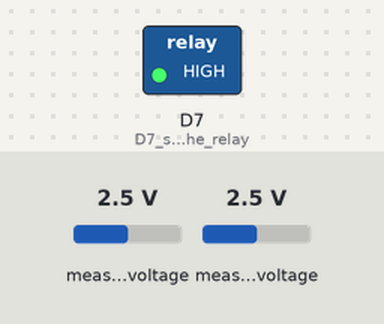
This sketch was run on a simulated ESP8266 (Wemos D1 mini). On the bench: switched loads named in the sketch (green lamp = pin HIGH). The inputs (shaded band) are chosen by the test bench; at power-on: measured voltage 2.5 V. WiFi joins after 1.5 s; servers stay silent unless stated; no MQTT or app messages arrive unless stated; what the sketch prints to the serial monitor is not drawn. At 2.3 s the program puts the board to deep sleep or switches it off; the recording ends there.

Above: at 0.21 s.
Timing chart, 0 to 1.9 s (numbered marks = the images above):
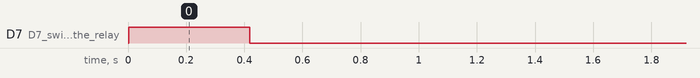

Measured:
- by itself, D7 (D7_switches_the_relay): LOW → HIGH at 0.00 s, → LOW 0.42 s later

The sketch:

Sensor04-Truebner-SMT50.ino
```cpp
#include <Wire.h>
#include <ESP8266WiFi.h>
#include <PubSubClient.h>
#include <Adafruit_ADS1015.h>

// Update these with values suitable for your network.
const char* ssid = "xxxxxx";
const char* password = "yyyyyyyy";
const char* mqtt_server = "192.168.178.37";

// DS-Intervall is one minute in Mikroseconds, needed for the calculation of the Deep Sleep between measurements
const uint32_t DS_Intervall = 60*1000000;
// Minuten is the Deep Sleep-time between measurements
uint32_t Minuten = 30;

// The ESP8266 RTC memory is arranged into blocks of 4 bytes. The access methods read and write 4 bytes at a time,
// so the RTC data structure should be padded to a 4-byte multiple.
struct {
  uint32_t crc32;   // 4 bytes
  uint8_t channel;  // 1 byte,   5 in total
  uint8_t bssid[6]; // 6 bytes, 11 in total
  uint8_t padding;  // 1 byte,  12 in total
} rtcData;

// or use this for debugging purposes: 3 minutes
//const uint32_t DS_Intervall = 3*60*1000000;

//  define object for the handling of the ADC-chip
Adafruit_ADS1115 ads(0x48);     // Use this for the 16-bit version

// define object for the WiFi-communication
WiFiClient espClient;

// define object for MQTT-communication to the server
PubSubClient client(espClient);

// configure the internal ADC to monitor the 3.3V-powersupport
ADC_MODE(ADC_VCC);

void setup_wifi() {

// Use Wifi.config to manually configure the network.
// static address configuration. You can leave these out and use DHCP by using WiFi.begin() instead of WiFi.config
  IPAddress ip(192, 168, 178, 57);
  IPAddress gateway(192, 168, 178, 1);
  IPAddress subnet(255, 255, 255, 0);
  //IPAddress dns(192, 168, 178, 1);
  WiFi.config(ip, gateway, subnet);  // we work locally and don't need DNS
  //WiFi.config(ip, dns, gateway, subnet); // use this in case you use an external MQTT-service

// Bring up the WiFi connection
  WiFi.forceSleepWake();
  delay( 1 );
  WiFi.mode( WIFI_STA );

// Try to read WiFi settings from RTC memory
  bool rtcValid = false;
  if( ESP.rtcUserMemoryRead( 0, (uint32_t*)&rtcData, sizeof( rtcData ) ) ) {
  // Calculate the CRC of what we just read from RTC memory, but skip the first 4 bytes as that's the checksum itself.
    uint32_t crc = calculateCRC32( ((uint8_t*)&rtcData) + 4, sizeof( rtcData ) - 4 );
    if( crc == rtcData.crc32 ) {
      rtcValid = true;
    }
  }

// We start by connecting to a WiFi network
  Serial.print("Connecting to ");
  Serial.println(ssid);
  if( rtcValid ) {
    // The RTC data was good, make a quick connection
    Serial.println("connecting with data from rtc memory");
    WiFi.begin(ssid,password, rtcData.channel, rtcData.bssid, true );
  }
  else {
    // The RTC data was not valid, so make a regular connection
    Serial.println("connecting fresh, just SSID and password");
    WiFi.begin(ssid,password);
  }


  int retries = 0;
  int wifiStatus = WiFi.status();
  while( wifiStatus != WL_CONNECTED ) {
    retries++;
    if( retries == 100 ) {
      // Quick connect is not working, reset WiFi and try regular connection
      Serial.println("Changing strategy, attemting fresh connection");
      WiFi.disconnect();
      delay( 10 );
      WiFi.forceSleepBegin();
      delay( 10 );
      WiFi.forceSleepWake();
      delay( 10 );
      WiFi.begin(ssid,password);
    }
    if( retries == 600 ) {
      // Giving up after 30 seconds and going back to sleep
      Serial.println("Giving up after 30 seconds without success");
      WiFi.disconnect( true );
      delay( 1 );
      WiFi.mode( WIFI_OFF );
      ESP.deepSleep( Minuten * DS_Intervall, WAKE_RF_DISABLED );
      return; // Not expecting this to be called, the previous call will never return.
    }
    delay( 50 );
    wifiStatus = WiFi.status();
  }
  Serial.println("");
  Serial.println("WiFi connected");
  Serial.println("IP address: ");
  Serial.println(WiFi.localIP());
  rtcData.channel = WiFi.channel();
  memcpy( rtcData.bssid, WiFi.BSSID(), 6 ); // Copy 6 bytes of BSSID (AP's MAC address)
  rtcData.crc32 = calculateCRC32( ((uint8_t*)&rtcData) + 4, sizeof( rtcData ) - 4 );
  ESP.rtcUserMemoryWrite( 0, (uint32_t*)&rtcData, sizeof( rtcData ) );

} // end of setup_wifi

void callback(char* topic, byte* payload, unsigned int length) {

  Serial.print("Message arrived [");
  Serial.print(topic);
  Serial.print("] ");
  for (int i = 0; i < length; i++) {
    Serial.print((char)payload[i]);
  }
  String payloadname = String((char*)topic);
  if (payloadname == "Sensoren/Sensor03/Intervall") {
    payload[length] = '\0';
    String s = String((char*)payload);
    Minuten = s.toInt();
    if (Minuten == 0) {
      Minuten = 30;
    }
    if (Minuten > 60) {
      Minuten = 60;
    }
    Serial.println(Minuten);
  }

} // end of callback

uint32_t calculateCRC32( const uint8_t *data, size_t length ) {
  uint32_t crc = 0xffffffff;
  while( length-- ) {
    uint8_t c = *data++;
    for( uint32_t i = 0x80; i > 0; i >>= 1 ) {
      bool bit = crc & 0x80000000;
      if( c & i ) {
        bit = !bit;
      }

      crc <<= 1;
      if( bit ) {
        crc ^= 0x04c11db7;
      }
    }
  }

  return crc;
}

void setup()
{
// Disable the WiFi persistence.  The ESP8266 will not load and save WiFi settings in the flash memory.
  WiFi.persistent( false );
  delay(1);

// turn off wifi to conserve power
  WiFi.mode( WIFI_OFF );
  WiFi.forceSleepBegin();
  delay( 1 );

  Serial.begin(74880);
  Serial.println("Truebner SMT50 Soil moisture sensor");

  // Power up moisture sensor
  pinMode (D7, OUTPUT); // D7 switches the relay
  digitalWrite (D7, HIGH);
  int16_t adc0, adc1;
  ads.begin();
  ads.setGain(GAIN_ONE);  // 1 bit = 0.125mV in this mode

  // Temperatur und Feuchtigkeit abholen und seriell ausgeben
  delay(400); // Truebner requires 300ms before the sensor data is stable. Using 400mV to allow for tolerances.
  adc0 = ads.readADC_SingleEnded(0);
  adc1 = ads.readADC_SingleEnded(1);

  Serial.print("ADC0: ");
  Serial.println(adc0);
  Serial.print("ADC1: ");
  Serial.println(adc1);

  Serial.print("Time after reading sensor: ");
  Serial.println(millis());

  // turn off moisture sensor
  digitalWrite (D7, LOW);

  // turn on wifi
  setup_wifi();

  Serial.print("Time after connecting wifi: ");
  Serial.println(millis());

  // convert sensor data and send it to server
  // adc*0.125 is the signal voltage in millivolt. *0.050/3 is the conversion formula to volumetric humidity

  float humd=float(int((adc0*0.125)*0.050/3*100+0.5))/100;

  // adc*0.125 is the signal voltage in millivolt. (mV/1000 - 0.5)*100 is the formula to calculate the temperature

  float temp=adc1*0.125; // Sensor in millivolt
  temp=(temp/1000-0.5)*100;  // Millivolt in Temperatur
  temp=float( int(temp*10+0.5)) /10;

  //mqtt Server ansprechen

  client.setServer(mqtt_server, 1883);
  Serial.print("Attempting MQTT connection...");
  String clientId = "Sensor03";

  // Attempt to connect
  if (client.connect(clientId.c_str()))
  {
    Serial.println("connected");
  } else {
    Serial.print("failed, rc=");
    Serial.print(client.state());
    Serial.println(" try again in 5 minutes");
    ESP.deepSleep(5 * DS_Intervall);
    delay(100);
  // remember: After deep sleep, the program terminates
  }
// send data to the server via MQTT
  String msg="";
  char MsgFeuch[25];
  char MsgTemp[25];
  char Msgvcc[25];
  char Msgmillis[25];

  msg=humd;
  msg.toCharArray(MsgFeuch,25);
  client.publish("Sensoren/Sensor03/Feuchtigkeit",MsgFeuch);
  Serial.print("Feuchtigkeit an MQTT: ");
  Serial.println(MsgFeuch);

  msg=temp;
  msg.toCharArray(MsgTemp,25);
  client.publish("Sensoren/Sensor03/Temperatur",MsgTemp);
  Serial.print("Temperatur an MQTT: ");
  Serial.println(MsgTemp);

  msg= ESP.getVcc();
  msg.toCharArray(Msgvcc,25);
  client.publish("Sensoren/Sensor03/Spannung",Msgvcc);

  msg= millis();
  msg.toCharArray(Msgmillis,25);
  client.publish("Sensoren/Sensor03/Laufzeit",Msgmillis);

// set callback for MQTT
  client.setCallback(callback);
  client.subscribe("Sensoren/Sensor03/Intervall",1);

  Serial.print("Time after sending data: ");
  Serial.println(millis());

  Serial.println("300ms pause to make sure the server has responded to MQTT subscription");
  delay(300);

//hope for MQTT-callback
  client.loop();

// MQTT disconnect
  client.disconnect();

// no wait because we have 100ms further down
  Serial.print(".");
  Serial.print("Jetzt Deep Sleep ");
  Serial.print(Minuten);
  WiFi.disconnect( true );
  delay( 10 );
  ESP.deepSleep(Minuten * DS_Intervall, WAKE_RF_DISABLED);
  delay(100);
}

void loop()
{
}
```
